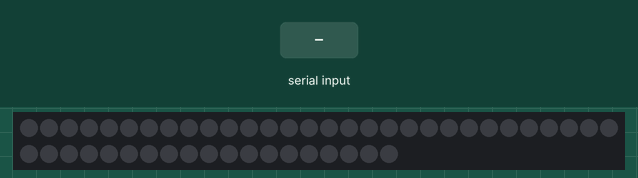
The sketch below on a simulated Arduino Uno, built with avr-gcc and run on an emulated ATmega328P. Shown: 49 RGB LEDs in strip order, left to right, continuing on the next row. Inputs (shaded band) come from the test bench. The strip is taken to match the declared colour order.

Above: at 1.2 s.
1.3 s: "1\n" received over Serial
At 4.1 s:
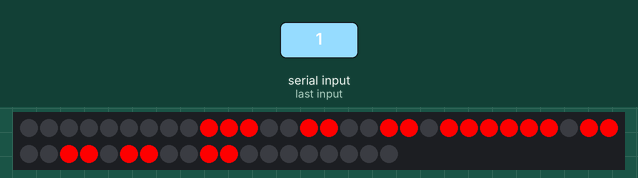
4.3 s: "2\n" received over Serial
At 5.2 s:
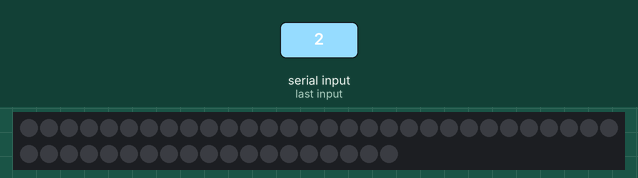
Timing chart, 0 to 7.3 s (numbered marks = the images above; inputs shaded):
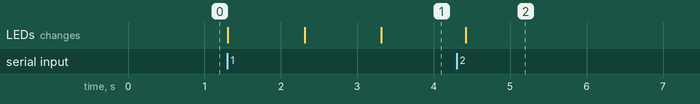

The sketch:

Letters.ino
```cpp
#include <Adafruit_NeoPixel.h>
#ifdef __AVR__
  #include <avr/power.h>
#endif

// Definitions
#define PIN 6 // Which pin
#define STRIPS  7 // Amount of strips
#define PPS  7 // Pixels per strip
#define NUMPIXELS   STRIPS * PPS // The number of pixels
#define BRIGHTNESS  250 // Brightness of the LEDs

String command;
int dv = 1000;

Adafruit_NeoPixel pixels = Adafruit_NeoPixel(NUMPIXELS, PIN, NEO_RGB + NEO_KHZ800);

void setup()
{
  // Initialize the serial connection
  Serial.begin(9600);
  pixels.setBrightness(BRIGHTNESS);
  pixels.begin(); // This initializes the NeoPixel library.
  pixels.show(); // Initialize all pixels to 'off'
}

void loop ()
{
  if(Serial.available() > 0)
    {
        command = Serial.readStringUntil('\n');
    }

  if (command == "1")
  {
    for ( int v = 1; v > -2; v-- )
    {
      for (int i=0; i<STRIPS; i++)
      {
        for (int j=0; j<PPS; j++)
        {
          if ( i == 1 && j == 2 ) { pixels.setPixelColor ( i*PPS + j, pixels.Color ( 255, 0, 0 ) ); }
          else if ( i == 1 && j == 3 ) { pixels.setPixelColor ( i*PPS + j + v, pixels.Color ( 255, 0, 0 ) ); }
          else if ( i == 1 && j == 4 ) { pixels.setPixelColor ( i*PPS + j + v, pixels.Color ( 255, 0, 0 ) ); }
          else if ( i == 2 && j == 1 ) { pixels.setPixelColor ( i*PPS + j + v, pixels.Color ( 255, 0, 0 ) ); }
          else if ( i == 2 && j == 5 ) { pixels.setPixelColor ( i*PPS + j + v, pixels.Color ( 255, 0, 0 ) ); }
          else if ( i == 3 && j == 1 ) { pixels.setPixelColor ( i*PPS + j + v, pixels.Color ( 255, 0, 0 ) ); }
          else if ( i == 3 && j == 2 ) { pixels.setPixelColor ( i*PPS + j + v, pixels.Color ( 255, 0, 0 ) ); }
          else if ( i == 3 && j == 3 ) { pixels.setPixelColor ( i*PPS + j + v, pixels.Color ( 255, 0, 0 ) ); }
          else if ( i == 3 && j == 4 ) { pixels.setPixelColor ( i*PPS + j + v, pixels.Color ( 255, 0, 0 ) ); }
          else if ( i == 3 && j == 5 ) { pixels.setPixelColor ( i*PPS + j + v, pixels.Color ( 255, 0, 0 ) ); }
          else if ( i == 4 && j == 1 ) { pixels.setPixelColor ( i*PPS + j + v, pixels.Color ( 255, 0, 0 ) ); }
          else if ( i == 4 && j == 5 ) { pixels.setPixelColor ( i*PPS + j + v, pixels.Color ( 255, 0, 0 ) ); }
          else if ( i == 5 && j == 1 ) { pixels.setPixelColor ( i*PPS + j + v, pixels.Color ( 255, 0, 0 ) ); }
          else if ( i == 5 && j == 5 ) { pixels.setPixelColor ( i*PPS + j + v, pixels.Color ( 255, 0, 0 ) ); }
          else { pixels.setPixelColor ( i*PPS + j, pixels.Color ( 0, 0, 0 ) ); }
        }
      }

      pixels.show();
      delay(dv);
    }
  }

  if (command=="2")
  {
    for(int i=0; i<NUMPIXELS; i++)
    {
      pixels.setPixelColor(i, pixels.Color(0,0,0));
      pixels.show();
    }
  }
}
```

Measured:
- after the input at 1.3 s, the LEDs: first change at once (image 1 shows a later state)
- after the input at 4.3 s, the LEDs: change after 0.12 s (image 2)
